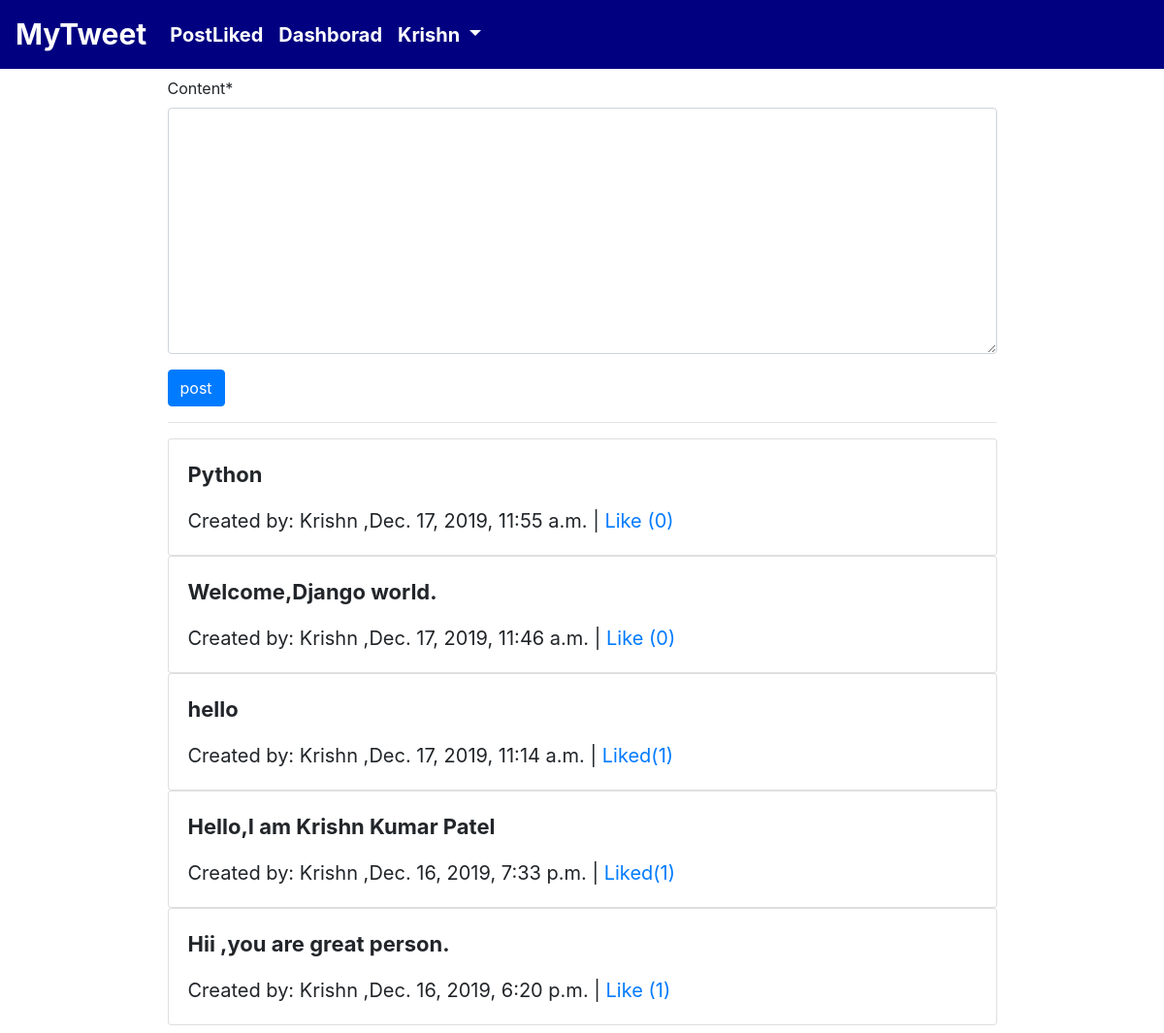
The app's page / (signed in) with its own data.
### post/models.py (models this page shows, shortened)
class Post(models.Model):
	user=models.ForeignKey(User,related_name='posts',on_delete=models.CASCADE)
	content=models.TextField()
	like=models.ManyToManyField(User,related_name='liked',blank=True)
	created_on=models.DateTimeField(auto_now_add=True)
	updated_on=models.DateTimeField(auto_now=True)
	objects=PostManager()

### post/views.py (the view)
# urls.py: path('',views.PostListView.as_view(),name='list'),
@method_decorator(login_required, name='dispatch')
class PostListView(ListView):
	http_method_names = ['get','post']
	model=Post
	context_object_name='objects'
	template_name='post/list.html'
	ordering = ['-created_on']
	def get_context_data(self,*args,**kwargs):
		context=super(PostListView,self).get_context_data(*args,**kwargs)
		context['form']=PostForm
		return context
	def post(self,*args,**kwargs):
		form=PostForm(self.request.POST,None)
		if form.is_valid():
			if self.request.user.is_authenticated:
				user=self.request.user
				content=form.cleaned_data.get('content')
				obj=Post.objects.create(content=content,user=user)
				obj.save()
				return redirect('post:list')
			else:
				return redirect('accounts:login')
		return render(self.request,'post/list.html')

### templates/post/list.html (shortened to what this page needs)
{% extends 'base.html' %}
{% load crispy_forms_tags %}
{% block content %}
<div class="container">
	<div class="row py-2">
		{% include 'post/post.html' %}
		{% for object in objects %}
		<div class="card w-75 mx-auto">
			  <div class="card-body">
			    <p class="card-text" style="font-size:22px;font-weight: bold;">{{ object.content }}</p>
			     <p class="card-text" style="font-size:20px;">Created by: {{ object.user.username|title  }} ,<span>{{ object.created_on }} | </span>
			     	{% if request.user in object.like.all %}
			     	<span><a href="{% url 'post:like' object.id %}">Liked({{ object.like.all.count }})</a></span>
			     	{% else %}
			     	<span><a href="{% url 'post:like' object.id %}">Like ({{ object.like.all.count }})</a></span>
			     	{% endif %}
			     </p>
			  </div>
			</div>
			 <br/><br/>
		{% endfor %}
	</div>
	</div>
{% endblock %}

### templates/base.html (shortened to what this page needs)
<!doctype html>
<html lang="en">
  <head>
    <link rel="stylesheet" href="https://maxcdn.bootstrapcdn.com/bootstrap/4.0.0/css/bootstrap.min.css">
  </head>
  <body>
    {% include 'navbar.html' %}
    {% block content %}{% endblock %}
  </body>
</html>

### templates/navbar.html (shortened to what this page needs)
<nav class="navbar navbar-expand-lg" style="background-color:#000080;">
  <a class="navbar-brand" href="#" style="color:white; font-size:30px;font-weight: bold;">MyTweet</a>
  <div class="collapse navbar-collapse" id="navbarSupportedContent">
    <ul class="navbar-nav mr-auto">
      <li class="nav-item active">
        <a class="nav-link" href="{% url 'post:dashboard' %}" style="color:white; font-size:20px;font-weight: bold;">PostLiked<span class="sr-only">(current)</span></a>
      </li>
      <li class="nav-item">
        <a class="nav-link" href="{% url 'post:list'%}" style="color:white; font-size:20px;font-weight: bold;">Dashborad</a>
      </li>
      <li class="nav-item dropdown">
        {% if request.user.is_authenticated %}
        <a class="nav-link dropdown-toggle" href="#" id="navbarDropdown" role="button" data-toggle="dropdown" aria-haspopup="true" aria-expanded="false" style="color:white; font-size:20px;font-weight: bold;">
          {{ request.user | title }}
        </a>
          {% else %}
          <li class="nav-item">
            <a class="nav-link" href="{% url 'accounts:login' %}" style="color:white; font-size:20px;font-weight: bold;">Login</a>
          </li>
          {% endif %}
      </li>
    </ul>
  </div>
</nav>

### templates/post/post.html (shortened to what this page needs)
{% load crispy_forms_tags %}
<div class="w-75 mx-auto">
        <form method="POST">
        	{{ form|crispy }}
        <input type="submit" class="btn btn-primary" value="post">
        </form>
        <hr>
 </div>

### records on screen
Post: content "Python", user.username "Krishn", created_on "Dec. 17, 2019, 11:55 a.m.", like.all.count "0"
Post: content "Welcome,Django world.", user.username "Krishn", created_on "Dec. 17, 2019, 11:46 a.m.", like.all.count "0"
Post: content "hello", user.username "Krishn", created_on "Dec. 17, 2019, 11:14 a.m.", like.all.count "1"
Post: content "Hello,I am Krishn Kumar Patel", user.username "Krishn", created_on "Dec. 16, 2019, 7:33 p.m.", like.all.count "1"
Post: content "Hii ,you are great person.", user.username "Krishn", created_on "Dec. 16, 2019, 6:20 p.m.", like.all.count "1"

### other values on screen
{{ request.user | title }} "Krishn"
